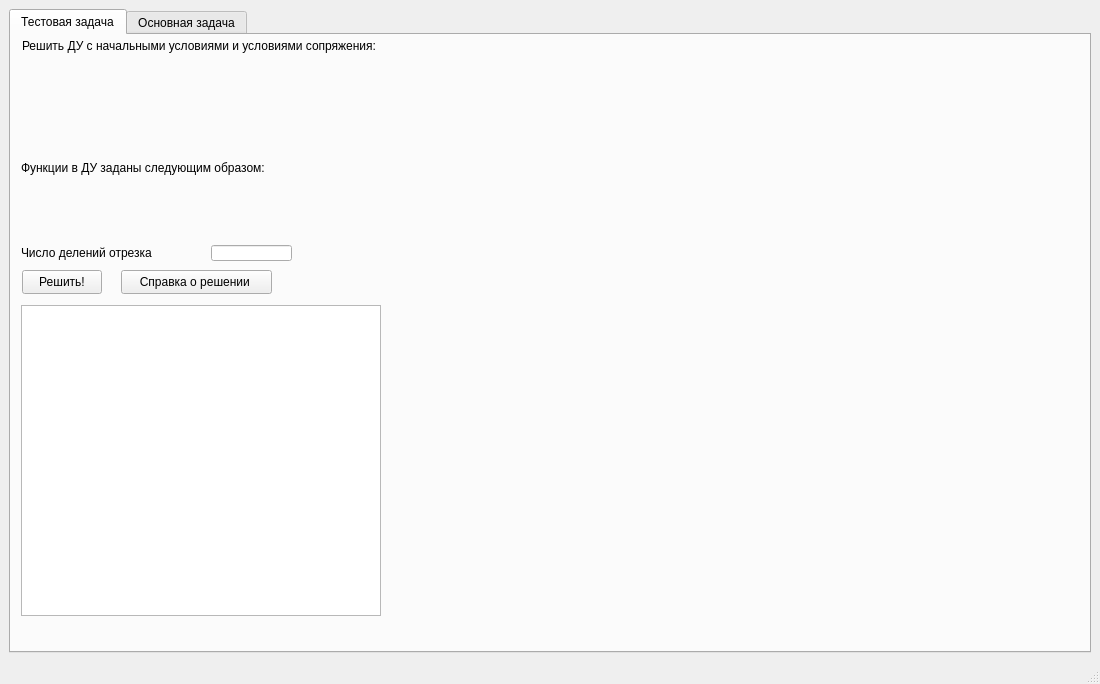
<?xml version="1.0" encoding="UTF-8"?>
<ui version="4.0">
 <class>MainWindow</class>
 <widget class="QMainWindow" name="MainWindow">
  <property name="geometry">
   <rect>
    <x>0</x>
    <y>0</y>
    <width>1100</width>
    <height>684</height>
   </rect>
  </property>
  <property name="windowTitle">
   <string>MainWindow</string>
  </property>
  <widget class="QWidget" name="centralwidget">
   <layout class="QHBoxLayout" name="horizontalLayout">
    <item>
     <widget class="QTabWidget" name="tabWidget">
      <property name="currentIndex">
       <number>0</number>
      </property>
      <widget class="QWidget" name="test">
       <attribute name="title">
        <string>Тестовая задача</string>
       </attribute>
       <widget class="QLabel" name="tPicEquation">
        <property name="geometry">
         <rect>
          <x>5</x>
          <y>15</y>
          <width>231</width>
          <height>41</height>
         </rect>
        </property>
        <property name="text">
         <string/>
        </property>
        <property name="pixmap">
         <pixmap resource="resources.qrc">:/Oxxy/Source/eq1.png</pixmap>
        </property>
        <property name="scaledContents">
         <bool>true</bool>
        </property>
       </widget>
       <widget class="QLabel" name="tPicIv">
        <property name="geometry">
         <rect>
          <x>5</x>
          <y>60</y>
          <width>120</width>
          <height>50</height>
         </rect>
        </property>
        <property name="text">
         <string/>
        </property>
        <property name="pixmap">
         <pixmap resource="resources.qrc">:/Oxxy/Source/iv.png</pixmap>
        </property>
        <property name="scaledContents">
         <bool>true</bool>
        </property>
       </widget>
       <widget class="QLabel" name="tPicKx">
        <property name="geometry">
         <rect>
          <x>3</x>
          <y>140</y>
          <width>140</width>
          <height>61</height>
         </rect>
        </property>
        <property name="text">
         <string/>
        </property>
        <property name="pixmap">
         <pixmap resource="resources.qrc">:/Oxxy/Source/kx1.png</pixmap>
        </property>
        <property name="scaledContents">
         <bool>true</bool>
        </property>
       </widget>
       <widget class="QLabel" name="tPicQx">
        <property name="geometry">
         <rect>
          <x>120</x>
          <y>140</y>
          <width>141</width>
          <height>61</height>
         </rect>
        </property>
        <property name="text">
         <string/>
        </property>
        <property name="pixmap">
         <pixmap resource="resources.qrc">:/Oxxy/Source/qx1.png</pixmap>
        </property>
        <property name="scaledContents">
         <bool>true</bool>
        </property>
       </widget>
       <widget class="QLabel" name="tPicCc">
        <property name="geometry">
         <rect>
          <x>120</x>
          <y>45</y>
          <width>251</width>
          <height>81</height>
         </rect>
        </property>
        <property name="text">
         <string/>
        </property>
        <property name="pixmap">
         <pixmap resource="resources.qrc">:/Oxxy/Source/conjcond.png</pixmap>
        </property>
        <property name="scaledContents">
         <bool>true</bool>
        </property>
       </widget>
       <widget class="QLabel" name="tPicFx">
        <property name="geometry">
         <rect>
          <x>250</x>
          <y>140</y>
          <width>131</width>
          <height>61</height>
         </rect>
        </property>
        <property name="text">
         <string/>
        </property>
        <property name="pixmap">
         <pixmap resource="resources.qrc">:/Oxxy/Source/fx1.png</pixmap>
        </property>
        <property name="scaledContents">
         <bool>true</bool>
        </property>
       </widget>
       <widget class="QLabel" name="tText1">
        <property name="geometry">
         <rect>
          <x>11</x>
          <y>0</y>
          <width>451</width>
          <height>21</height>
         </rect>
        </property>
        <property name="text">
         <string>Решить ДУ с начальными условиями и условиями сопряжения:</string>
        </property>
       </widget>
       <widget class="QLabel" name="tText2">
        <property name="geometry">
         <rect>
          <x>10</x>
          <y>125</y>
          <width>331</width>
          <height>16</height>
         </rect>
        </property>
        <property name="text">
         <string>Функции в ДУ заданы следующим образом:</string>
        </property>
       </widget>
       <widget class="QLineEdit" name="tLineN">
        <property name="geometry">
         <rect>
          <x>200</x>
          <y>210</y>
          <width>81</width>
          <height>16</height>
         </rect>
        </property>
       </widget>
       <widget class="QLabel" name="tPicN">
        <property name="geometry">
         <rect>
          <x>180</x>
          <y>210</y>
          <width>16</width>
          <height>16</height>
         </rect>
        </property>
        <property name="text">
         <string/>
        </property>
        <property name="pixmap">
         <pixmap resource="resources.qrc">:/Oxxy/Source/N.png</pixmap>
        </property>
        <property name="scaledContents">
         <bool>true</bool>
        </property>
       </widget>
       <widget class="QLabel" name="tText3">
        <property name="geometry">
         <rect>
          <x>10</x>
          <y>210</y>
          <width>171</width>
          <height>16</height>
         </rect>
        </property>
        <property name="text">
         <string>Число делений отрезка</string>
        </property>
       </widget>
       <widget class="QPushButton" name="tButtonSolve">
        <property name="geometry">
         <rect>
          <x>11</x>
          <y>235</y>
          <width>80</width>
          <height>24</height>
         </rect>
        </property>
        <property name="text">
         <string>Решить!</string>
        </property>
       </widget>
       <widget class="QPushButton" name="tButtonSolnInfo">
        <property name="geometry">
         <rect>
          <x>110</x>
          <y>235</y>
          <width>151</width>
          <height>24</height>
         </rect>
        </property>
        <property name="text">
         <string>Справка о решении </string>
        </property>
       </widget>
       <widget class="QCustomPlot" name="tPlot" native="true">
        <property name="geometry">
         <rect>
          <x>410</x>
          <y>20</y>
          <width>571</width>
          <height>571</height>
         </rect>
        </property>
       </widget>
       <widget class="QTableView" name="tTable">
        <property name="geometry">
         <rect>
          <x>10</x>
          <y>270</y>
          <width>360</width>
          <height>311</height>
         </rect>
        </property>
       </widget>
      </widget>
      <widget class="QWidget" name="main">
       <attribute name="title">
        <string>Основная задача</string>
       </attribute>
       <widget class="QLabel" name="mPicN">
        <property name="geometry">
         <rect>
          <x>180</x>
          <y>210</y>
          <width>16</width>
          <height>16</height>
         </rect>
        </property>
        <property name="text">
         <string/>
        </property>
        <property name="pixmap">
         <pixmap resource="resources.qrc">:/Oxxy/Source/N.png</pixmap>
        </property>
        <property name="scaledContents">
         <bool>true</bool>
        </property>
       </widget>
       <widget class="QTableView" name="mTable">
        <property name="geometry">
         <rect>
          <x>10</x>
          <y>270</y>
          <width>360</width>
          <height>311</height>
         </rect>
        </property>
       </widget>
       <widget class="QLabel" name="mText3">
        <property name="geometry">
         <rect>
          <x>10</x>
          <y>210</y>
          <width>171</width>
          <height>16</height>
         </rect>
        </property>
        <property name="text">
         <string>Число делений отрезка</string>
        </property>
       </widget>
       <widget class="QLabel" name="mPicIv">
        <property name="geometry">
         <rect>
          <x>5</x>
          <y>60</y>
          <width>120</width>
          <height>50</height>
         </rect>
        </property>
        <property name="text">
         <string/>
        </property>
        <property name="pixmap">
         <pixmap resource="resources.qrc">:/Oxxy/Source/iv.png</pixmap>
        </property>
        <property name="scaledContents">
         <bool>true</bool>
        </property>
       </widget>
       <widget class="QCustomPlot" name="mPlot" native="true">
        <property name="geometry">
         <rect>
          <x>410</x>
          <y>20</y>
          <width>571</width>
          <height>571</height>
         </rect>
        </property>
       </widget>
       <widget class="QLabel" name="mText2">
        <property name="geometry">
         <rect>
          <x>10</x>
          <y>125</y>
          <width>331</width>
          <height>16</height>
         </rect>
        </property>
        <property name="text">
         <string>Функции в ДУ заданы следующим образом:</string>
        </property>
       </widget>
       <widget class="QLabel" name="mPicEquation">
        <property name="geometry">
         <rect>
          <x>5</x>
          <y>15</y>
          <width>231</width>
          <height>41</height>
         </rect>
        </property>
        <property name="text">
         <string/>
        </property>
        <property name="pixmap">
         <pixmap resource="resources.qrc">:/Oxxy/Source/eq1.png</pixmap>
        </property>
        <property name="scaledContents">
         <bool>true</bool>
        </property>
       </widget>
       <widget class="QLabel" name="mPicCc">
        <property name="geometry">
         <rect>
          <x>120</x>
          <y>45</y>
          <width>251</width>
          <height>81</height>
         </rect>
        </property>
        <property name="text">
         <string/>
        </property>
        <property name="pixmap">
         <pixmap resource="resources.qrc">:/Oxxy/Source/conjcond.png</pixmap>
        </property>
        <property name="scaledContents">
         <bool>true</bool>
        </property>
       </widget>
       <widget class="QPushButton" name="mButtonSolnInfo">
        <property name="geometry">
         <rect>
          <x>110</x>
          <y>235</y>
          <width>151</width>
          <height>24</height>
         </rect>
        </property>
        <property name="text">
         <string>Справка о решении </string>
        </property>
       </widget>
       <widget class="QLabel" name="mText1">
        <property name="geometry">
         <rect>
          <x>11</x>
          <y>0</y>
          <width>451</width>
          <height>21</height>
         </rect>
        </property>
        <property name="text">
         <string>Решить ДУ с начальными условиями и условиями сопряжения:</string>
        </property>
       </widget>
       <widget class="QPushButton" name="mButtonSolve">
        <property name="geometry">
         <rect>
          <x>11</x>
          <y>235</y>
          <width>80</width>
          <height>24</height>
         </rect>
        </property>
        <property name="text">
         <string>Решить!</string>
        </property>
       </widget>
       <widget class="QLineEdit" name="mLineN">
        <property name="geometry">
         <rect>
          <x>200</x>
          <y>210</y>
          <width>81</width>
          <height>16</height>
         </rect>
        </property>
       </widget>
       <widget class="QLabel" name="label">
        <property name="geometry">
         <rect>
          <x>11</x>
          <y>139</y>
          <width>120</width>
          <height>62</height>
         </rect>
        </property>
        <property name="text">
         <string/>
        </property>
        <property name="pixmap">
         <pixmap resource="resources.qrc">:/Oxxy/Source/kx2.png</pixmap>
        </property>
        <property name="scaledContents">
         <bool>true</bool>
        </property>
       </widget>
       <widget class="QLabel" name="mPicQx">
        <property name="geometry">
         <rect>
          <x>138</x>
          <y>145</y>
          <width>105</width>
          <height>54</height>
         </rect>
        </property>
        <property name="text">
         <string/>
        </property>
        <property name="pixmap">
         <pixmap resource="resources.qrc">:/Oxxy/Source/qx2.png</pixmap>
        </property>
        <property name="scaledContents">
         <bool>true</bool>
        </property>
       </widget>
       <widget class="QLabel" name="mPicFx">
        <property name="geometry">
         <rect>
          <x>250</x>
          <y>143</y>
          <width>115</width>
          <height>57</height>
         </rect>
        </property>
        <property name="text">
         <string/>
        </property>
        <property name="pixmap">
         <pixmap resource="resources.qrc">:/Oxxy/Source/fx2.png</pixmap>
        </property>
        <property name="scaledContents">
         <bool>true</bool>
        </property>
       </widget>
      </widget>
     </widget>
    </item>
   </layout>
  </widget>
  <widget class="QMenuBar" name="menubar">
   <property name="geometry">
    <rect>
     <x>0</x>
     <y>0</y>
     <width>1100</width>
     <height>22</height>
    </rect>
   </property>
  </widget>
  <widget class="QStatusBar" name="statusbar"/>
 </widget>
 <customwidgets>
  <customwidget>
   <class>QCustomPlot</class>
   <extends>QWidget</extends>
   <header>qcustomplot.h</header>
   <container>1</container>
  </customwidget>
 </customwidgets>
 <resources>
  <include location="resources.qrc"/>
 </resources>
 <connections/>
</ui>
